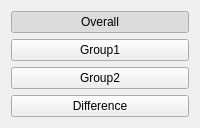
             <widget class="QWidget" name="meanTab">
              <attribute name="title">
               <string>Mean</string>
              </attribute>
              <layout class="QVBoxLayout" name="verticalLayout_3">
               <item>
                <widget class="QPushButton" name="meanOverallButton">
                 <property name="text">
                  <string>Overall</string>
                 </property>
                 <property name="checkable">
                  <bool>true</bool>
                 </property>
                 <property name="checked">
                  <bool>true</bool>
                 </property>
                 <property name="autoExclusive">
                  <bool>true</bool>
                 </property>
                 <property name="default">
                  <bool>false</bool>
                 </property>
                 <property name="flat">
                  <bool>false</bool>
                 </property>
                </widget>
               </item>
               <item>
                <widget class="QPushButton" name="meanGroup1Button">
                 <property name="text">
                  <string>Group1</string>
                 </property>
                 <property name="checkable">
                  <bool>true</bool>
                 </property>
                 <property name="checked">
                  <bool>false</bool>
                 </property>
                 <property name="autoExclusive">
                  <bool>true</bool>
                 </property>
                 <property name="default">
                  <bool>false</bool>
                 </property>
                 <property name="flat">
                  <bool>false</bool>
                 </property>
                </widget>
               </item>
               <item>
                <widget class="QPushButton" name="meanGroup2Button">
                 <property name="text">
                  <string>Group2</string>
                 </property>
                 <property name="checkable">
                  <bool>true</bool>
                 </property>
                 <property name="checked">
                  <bool>false</bool>
                 </property>
                 <property name="autoExclusive">
                  <bool>true</bool>
                 </property>
                 <property name="default">
                  <bool>false</bool>
                 </property>
                 <property name="flat">
                  <bool>false</bool>
                 </property>
                </widget>
               </item>
               <item>
                <widget class="QPushButton" name="meanDifferenceButton">
                 <property name="text">
                  <string>Difference</string>
                 </property>
                 <property name="checkable">
                  <bool>true</bool>
                 </property>
                 <property name="checked">
                  <bool>false</bool>
                 </property>
                 <property name="autoExclusive">
                  <bool>true</bool>
                 </property>
                 <property name="default">
                  <bool>false</bool>
                 </property>
                 <property name="flat">
                  <bool>false</bool>
                 </property>
                </widget>
               </item>
              </layout>
             </widget>
